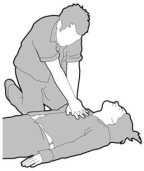
#> input picture TomTom 1 Project/helpme/medical/images/image002.jpg, 144 x 171 px
$ python -i canvas.py   (imports and definitions only)
#> lines starting #> are read from the running program, lines starting #| are printed output that depends on the picture
#> further down, picture is the input picture: PIL image 144x171 RGB; min 4, max 255, mean 221.1
"""
TomTom Face Studio - Pixel Art Drawing Canvas Model & Operations
==============================================================
Manages the 320x240 pixel grid, drawing tools (pencil, eraser, fill bucket, eyedropper),
zoom/grid state, and undo/redo history stack.
"""

from typing import Tuple, List, Optional
from PIL import Image, ImageDraw


class CanvasModel:
    """Manages 320x240 pixel art bitmap and history stack."""

    WIDTH = 320
    HEIGHT = 240
    MAX_HISTORY = 30

    def __init__(self, bg_color: str = "#000000"):
#> called with bg_color = '#000000'
        self.bg_color_hex = bg_color
        self.image = Image.new("RGB", (self.WIDTH, self.HEIGHT), bg_color)
#> self.image: PIL image 320x240 RGB; every value is 0
        self.history: List[Image.Image] = []
        self.redo_stack: List[Image.Image] = []
        self.push_history()

    def push_history(self):
        """Save a snapshot of the current canvas image to the undo history stack."""
        self.history.append(self.image.copy())
        if len(self.history) > self.MAX_HISTORY:
            self.history.pop(0)
        self.redo_stack.clear()

    # [74 lines left out: functions undo, redo, clear, draw_pixel, flood_fill, get_pixel_color, not called in this run]

    def import_background(self, bg_img: Image.Image, mode: str = "contain", pos_x: int = 0, pos_y: int = 0):
        """Import external PNG/JPG artwork and place onto 320x240 canvas."""
#> called with mode = 'contain', pos_x = 0, pos_y = 0
        self.push_history()
        canvas_img = Image.new("RGB", (self.WIDTH, self.HEIGHT), self.bg_color_hex)

        src = bg_img.convert("RGBA")
        sw, sh = src.size
#> sw = 144; sh = 171

        if mode == "stretch":
            resized = src.resize((self.WIDTH, self.HEIGHT), Image.Resampling.LANCZOS)
            canvas_img.paste(resized, (0, 0), resized)
        elif mode == "contain":
            ratio = min(self.WIDTH / float(sw), self.HEIGHT / float(sh))
#> ratio = 1.4
            nw, nh = int(sw * ratio), int(sh * ratio)
#> nw = 202; nh = 240
            resized = src.resize((nw, nh), Image.Resampling.LANCZOS)
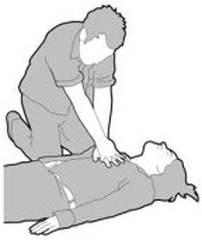
#> resized: PIL image 202x240 RGBA; mean R, G, B, A 220.9, 220.9, 220.9, 255
            ox = (self.WIDTH - nw) // 2
#> ox = 59
            oy = (self.HEIGHT - nh) // 2
#> oy = 0
            canvas_img.paste(resized, (ox, oy), resized)
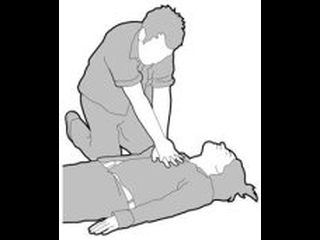
#> canvas_img: PIL image 320x240 RGB; min 0, max 255, mean 139.5
        elif mode == "cover":
            ratio = max(self.WIDTH / float(sw), self.HEIGHT / float(sh))
            nw, nh = int(sw * ratio), int(sh * ratio)
            resized = src.resize((nw, nh), Image.Resampling.LANCZOS)
            ox = (self.WIDTH - nw) // 2
            oy = (self.HEIGHT - nh) // 2
            canvas_img.paste(resized, (ox, oy), resized)
        else:  # Custom position
            canvas_img.paste(src, (pos_x, pos_y), src)

        self.image = canvas_img.convert("RGB")

    # [6 lines left out: function _hex_to_rgb, not called in this run]

>>> from PIL import Image
>>> picture = Image.open('../../TomTom 1 Project/helpme/medical/images/image002.jpg')
>>> result = CanvasModel().import_background(picture)

$ run again, on TomTom 1 Project/helpme/medical/images/image003.jpg
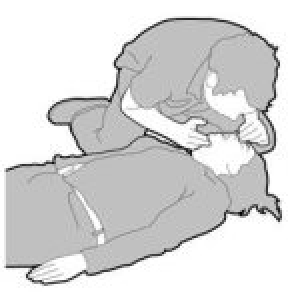
#> input picture TomTom 1 Project/helpme/medical/images/image003.jpg, 144 x 146 px (shown 2 times larger)
#> picture is the input picture: PIL image 144x146 RGB; min 0, max 255, mean 215
#> self.image: PIL image 320x240 RGB; every value is 0
#> in import_background, `resized = src.resize((nw, nh), Image.Resampling.LANCZOS)`:
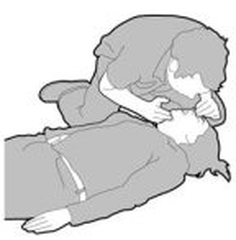
#> resized: PIL image 236x240 RGBA; mean R, G, B, A 214.9, 214.9, 214.9, 255
#> in import_background, `canvas_img.paste(resized, (ox, oy), resized)`:
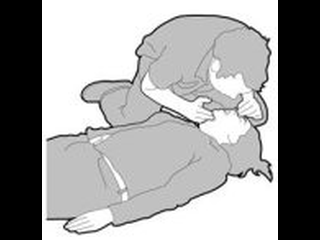
#> canvas_img: PIL image 320x240 RGB; min 0, max 255, mean 158.5

$ run again, on TomTom 1 Project/helpme/medical/images/image004.jpg
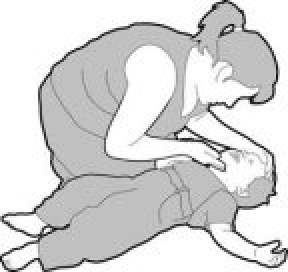
#> input picture TomTom 1 Project/helpme/medical/images/image004.jpg, 144 x 136 px (shown 2 times larger)
#> picture is the input picture: PIL image 144x136 RGB; min 1, max 255, mean 214.8
#> self.image: PIL image 320x240 RGB; every value is 0
#> in import_background, `resized = src.resize((nw, nh), Image.Resampling.LANCZOS)`:
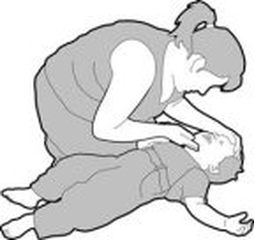
#> resized: PIL image 254x240 RGBA; mean R, G, B, A 214.6, 214.6, 214.6, 255
#> in import_background, `canvas_img.paste(resized, (ox, oy), resized)`:
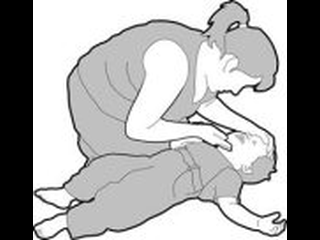
#> canvas_img: PIL image 320x240 RGB; min 0, max 255, mean 170.3

$ run again, on TomTom 1 Project/helpme/medical/images/image005.jpg
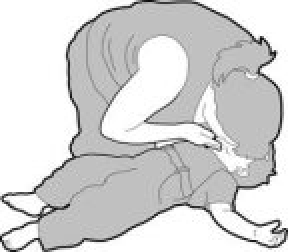
#> input picture TomTom 1 Project/helpme/medical/images/image005.jpg, 144 x 126 px (shown 2 times larger)
#> picture is the input picture: PIL image 144x126 RGB; min 9, max 255, mean 212.3
#> self.image: PIL image 320x240 RGB; every value is 0
#> in import_background, `resized = src.resize((nw, nh), Image.Resampling.LANCZOS)`:
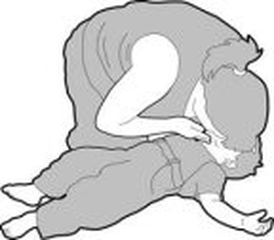
#> resized: PIL image 274x240 RGBA; mean R, G, B, A 212.2, 212.2, 212.2, 255
#> in import_background, `canvas_img.paste(resized, (ox, oy), resized)`:
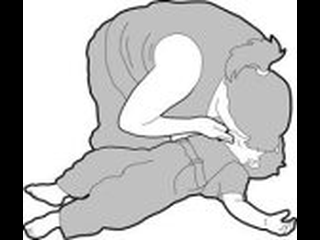
#> canvas_img: PIL image 320x240 RGB; min 0, max 255, mean 181.7
